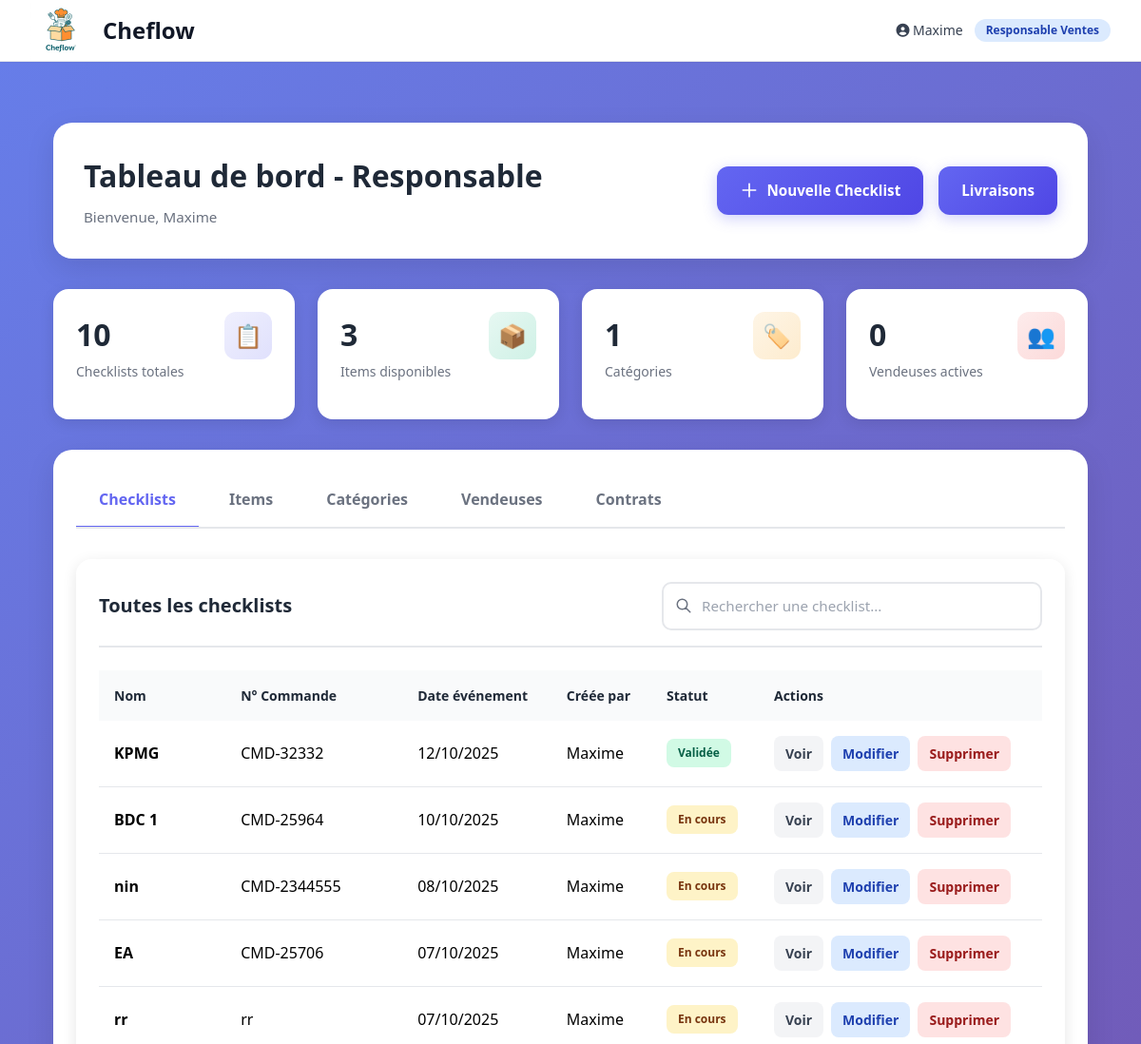
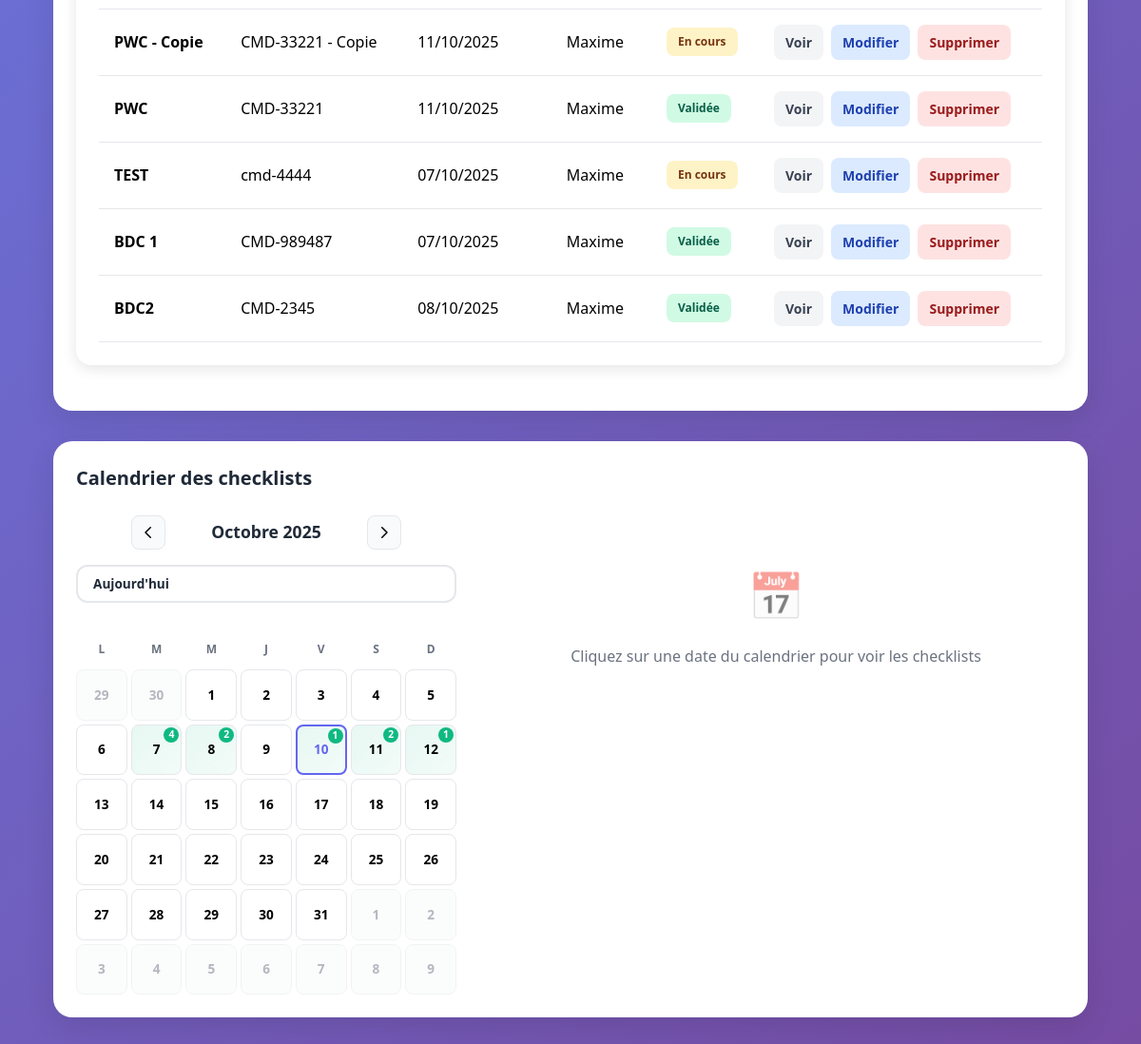
The app's page /ventes/dashboard-responsable/ (signed in) with its own data (2 pictures, top to bottom).
### users/models.py (models this page shows, shortened)
class CustomUser(AbstractUser):
    ROLE_CHOICES = [
        ('livreur', 'Livreur'),
        ('resp_livraison', 'Responsable Livraison'),
        ('vendeur', 'Vendeur/Vendeuse'),
        ('resp_ventes', 'Responsable Ventes'),
        ('cuisinier', 'Cuisinier'),
        ('resp_dept_cuisine', 'Responsable Département Cuisine'),
        ('chef_cuisine', 'Chef Cuisine'),
        ('chef_commande', 'Chef Commande'),
        ('maitre_hotel', 'Maître d\'Hôtel'),
        ('comptable', 'Comptable'),
        ('verificateur_checklist', 'Vérificateur Checklist'),
        ('admin', 'Administrateur'),
    ]
    role = models.CharField(max_length=30, choices=ROLE_CHOICES)
    telephone = models.CharField(max_length=20, blank=True)
    photo = models.ImageField(upload_to='users/', blank=True, null=True)
    departement_cuisine = models.CharField(max_length=50, blank=True)
    class Meta:
        verbose_name = 'Utilisateur'
        verbose_name_plural = 'Utilisateurs'

### ventes/models.py (models this page shows, shortened)
class Checklist(models.Model):
    STATUS_CHOICES = [
        ('brouillon', 'Brouillon'),
        ('en_attente', 'En attente de vérification'),
        ('en_cours', 'En cours de vérification'),
        ('validee', 'Validée'),
        ('incomplete', 'Incomplète'),
    ]
    id = models.UUIDField(primary_key=True, default=uuid.uuid4, editable=False)
    nom = models.CharField(max_length=200)
    numero_commande = models.CharField(max_length=20, unique=True, help_text="Pour lier à une livraison")
    livraison = models.ForeignKey('livraison.Livraison', on_delete=models.SET_NULL, null=True, blank=True, related_name='checklists')
    creee_par = models.ForeignKey(settings.AUTH_USER_MODEL, on_delete=models.SET_NULL, null=True, related_name='checklists_creees')
    verificateur = models.ForeignKey(settings.AUTH_USER_MODEL, on_delete=models.SET_NULL, null=True, blank=True, related_name='checklists_verifiees')
    date_evenement = models.DateField()
    date_creation = models.DateTimeField(default=timezone.now)
    date_modification = models.DateTimeField(auto_now=True)
    date_verification = models.DateTimeField(null=True, blank=True)
    status = models.CharField(max_length=20, choices=STATUS_CHOICES, default='en_cours')
    notes = models.TextField(blank=True)
    notes_verificateur = models.TextField(blank=True)
    class Meta:
        ordering = ['-date_evenement', '-date_creation']
        verbose_name = 'Checklist'
        verbose_name_plural = 'Checklists'

### ventes/views.py (the view)
# urls.py: path('dashboard-responsable/', views.dashboard_responsable, name='dashboard_responsable'),
@login_required
def dashboard_responsable(request):
    if request.user.role != 'resp_ventes':
        messages.error(request, "Accès réservé aux responsables ventes")
        return redirect('ventes:dashboard_vendeuse')
    checklists = Checklist.objects.select_related(
        'creee_par'
    ).order_by('-date_creation')[:50]
    objets = ObjetChecklist.objects.select_related(
        'categorie'
    ).order_by('categorie__ordre', 'ordre', 'nom')
    categories = CategorieObjet.objects.annotate(
        objets_count=Count('objets')
    ).order_by('ordre', 'nom')
    vendeuses = User.objects.filter(
        role='vendeur'
    ).annotate(
        checklists_count=Count('checklists_creees')
    ).order_by('first_name', 'last_name')
    contrats = Contrat.objects.select_related(
        'maitre_hotel', 'cree_par'
    ).order_by('-date_evenement')
    checklists_by_date = defaultdict(list)
    all_checklists = Checklist.objects.select_related('creee_par').all()
    for checklist in all_checklists:
        date_str = checklist.date_evenement.strftime('%Y-%m-%d')
        checklists_by_date[date_str].append(checklist)
    stats = {
        'total_checklists': Checklist.objects.count(),
        'total_objets': ObjetChecklist.objects.filter(actif=True).count(),
        'total_categories': CategorieObjet.objects.filter(actif=True).count(),
        'total_vendeuses': User.objects.filter(role='vendeur', is_active=True).count(),
    }
    context = {
        'checklists': checklists,
        'objets': objets,
        'categories': categories,
        'vendeuses': vendeuses,
        'contrats': contrats,
        'stats': stats,
        'checklists_by_date': dict(checklists_by_date),
        'today': date.today().strftime('%Y-%m-%d'),
    }
    return render(request, 'ventes/responsable/dashboard_responsable.html', context)

### hotel/models.py (called while the page is built)
    def est_complet(self):
        return self.livraison is not None and self.checklist is not None

### templates/ventes/responsable/dashboard_responsable.html (shortened to what this page needs)
{% extends 'base/base.html' %}
{% load static %}
{% block content %}
<div class="dashboard-container">
    <div class="header-section">
        <div class="header-content">
            <div class="header-title">
                <h1>Tableau de bord - Responsable</h1>
                <p class="header-subtitle">Bienvenue, {{ user.get_full_name|default:user.username }}</p>
            </div>
            <div class="header-actions">
                <a href="{% url 'ventes:checklist_create' %}" class="btn btn-primary">
                    <svg width="20" height="20" fill="none" stroke="currentColor" viewBox="0 0 24 24">
                        <path stroke-linecap="round" stroke-linejoin="round" stroke-width="2" d="M12 4v16m8-8H4"/>
                    </svg>
                    Nouvelle Checklist
                </a>
                <a href="{% url 'livraison:liste_livraisons' %}" class="btn btn-primary">
                        <path stroke-linecap="round" stroke-linejoin="round" stroke-width="2" d="M12 4v16m8-8H4"/>
                    Livraisons
                </a>
            </div>
        </div>
    </div>
    <div class="stats-grid">
        <div class="stat-card">
            <div class="stat-header">
                <div>
                    <div class="stat-value">{{ stats.total_checklists }}</div>
                    <div class="stat-label">Checklists totales</div>
                </div>
                <div class="stat-icon primary">📋</div>
            </div>
        </div>
        <div class="stat-card">
            <div class="stat-header">
                <div>
                    <div class="stat-value">{{ stats.total_objets }}</div>
                    <div class="stat-label">Items disponibles</div>
                </div>
                <div class="stat-icon success">📦</div>
            </div>
        </div>
        <div class="stat-card">
            <div class="stat-header">
                <div>
                    <div class="stat-value">{{ stats.total_categories }}</div>
                    <div class="stat-label">Catégories</div>
                </div>
                <div class="stat-icon warning">🏷️</div>
            </div>
        </div>
        <div class="stat-card">
            <div class="stat-header">
                <div>
                    <div class="stat-value">{{ stats.total_vendeuses }}</div>
                    <div class="stat-label">Vendeuses actives</div>
                </div>
                <div class="stat-icon danger">👥</div>
            </div>
        </div>
    </div>
    <div class="tabs-container">
        <div class="tabs">
            <button class="tab active" onclick="switchTab('checklists')">Checklists</button>
            <button class="tab" onclick="switchTab('objets')">Items</button>
            <button class="tab" onclick="switchTab('categories')">Catégories</button>
            <button class="tab" onclick="switchTab('vendeuses')">Vendeuses</button>
            <button class="tab" onclick="switchTab('contrats')">Contrats</button>
        </div>
        <div id="checklists-content" class="tab-content active">
            <div class="content-section">
                <div class="section-header">
                    <h2 class="section-title">Toutes les checklists</h2>
                    <div class="search-bar">
                        <input type="text" class="search-input" placeholder="Rechercher une checklist..." id="searchChecklists">
                    </div>
                </div>
                {% if checklists %}
                <table class="data-table">
                    <thead>
                        <tr>
                            <th>Nom</th>
                            <th>N° Commande</th>
                            <th>Date événement</th>
                            <th>Créée par</th>
                            <th>Statut</th>
                            <th>Actions</th>
                        </tr>
                    </thead>
                    <tbody id="checklistsTable">
                        {% for checklist in checklists %}
                        <tr>
                            <td><strong>{{ checklist.nom }}</strong></td>
                            <td>{{ checklist.numero_commande }}</td>
                            <td>{{ checklist.date_evenement|date:"d/m/Y" }}</td>
                            <td>{{ checklist.creee_par.get_full_name|default:checklist.creee_par.username }}</td>
                            <td>
                                {% if checklist.status == 'validee' %}
                                <span class="badge badge-success">Validée</span>
                                {% elif checklist.status == 'en_cours' %}
                                <span class="badge badge-warning">En cours</span>
                                {% elif checklist.status == 'brouillon' %}
                                <span class="badge badge-primary">Brouillon</span>
                                {% else %}
                                <span class="badge badge-danger">Incomplète</span>
                                {% endif %}
                            </td>
                            <td>
                                <div class="action-buttons">
                                    <a href="{% url 'ventes:checklist_detail' checklist.pk %}" class="btn btn-view btn-sm">Voir</a>
                                    <a href="{% url 'ventes:checklist_edit' checklist.pk %}" class="btn btn-edit btn-sm">Modifier</a>
                                    <a href="{% url 'ventes:checklist_delete' checklist.pk %}" class="btn btn-delete btn-sm">Supprimer</a>
                                </div>
                            </td>
                        </tr>
                        {% endfor %}
                    </tbody>
                </table>
                {% else %}
                <div class="empty-state">
                    <div class="empty-state-icon">📋</div>
                    <p>Aucune checklist pour le moment</p>
                </div>
                {% endif %}
            </div>
        </div>
    </div>
    <div class="tabs-container" style="margin-top: 2rem;">
        <h2 class="section-title" style="margin-bottom: 1.5rem;">Calendrier des checklists</h2>
        <div style="display: grid; grid-template-columns: 400px 1fr; gap: 2rem; align-items: start;">
            <div>
                <div class="calendar-header" style="margin-bottom: 1rem; padding-bottom: 1rem;">
                    <div class="calendar-nav">
                        <button id="prevMonth" style="width: 36px; height: 36px;">
                            <svg width="18" height="18" fill="none" stroke="currentColor" viewBox="0 0 24 24">
                                <path stroke-linecap="round" stroke-linejoin="round" stroke-width="2" d="M15 19l-7-7 7-7"/>
                            </svg>
                        </button>
                        <div class="calendar-month-year" id="monthYear" style="font-size: 1.1rem; min-width: 180px;"></div>
                        <button id="nextMonth" style="width: 36px; height: 36px;">
                            <svg width="18" height="18" fill="none" stroke="currentColor" viewBox="0 0 24 24">
                                <path stroke-linecap="round" stroke-linejoin="round" stroke-width="2" d="M9 5l7 7-7 7"/>
                            </svg>
                        </button>
                    </div>
                    <button class="btn btn-secondary" id="todayBtn" style="padding: 0.5rem 1rem; font-size: 0.85rem; margin-top: 0.5rem; width: 100%;">Aujourd'hui</button>
                </div>
                <div class="calendar-grid-compact" id="calendar">
                    <div class="calendar-day-header-compact">L</div>
                    <div class="calendar-day-header-compact">M</div>
                    <div class="calendar-day-header-compact">M</div>
                    <div class="calendar-day-header-compact">J</div>
                    <div class="calendar-day-header-compact">V</div>
                    <div class="calendar-day-header-compact">S</div>
                    <div class="calendar-day-header-compact">D</div>
                </div>
            </div>
            <div id="noDateSelected" style="text-align: center; padding: 3rem; color: var(--text-light);">
                <div style="font-size: 3rem; margin-bottom: 1rem; opacity: 0.5;">📅</div>
                <p>Cliquez sur une date du calendrier pour voir les checklists</p>
            </div>
        </div>
    </div>
</div>
{% endblock %}

### templates/base/base.html (shortened to what this page needs)
{% load static %}
<!DOCTYPE html>
<html lang="fr">
<head>
    <script src="https://cdn.tailwindcss.com"></script>
   <link rel="stylesheet" href="https://cdnjs.cloudflare.com/ajax/libs/font-awesome/6.4.0/css/all.min.css">
    <link rel="stylesheet" href="https://cdnjs.cloudflare.com/ajax/libs/font-awesome/6.4.0/css/all.min.css">
</head>
<body class="bg-gray-50">
    <nav class="bg-white shadow-sm border-b border-gray-200" x-data="{ mobileMenuOpen: false }">
        <div class="max-w-7xl mx-auto px-4 sm:px-6 lg:px-8">
            <div class="flex justify-between h-16">
                <div class="flex items-center">
                    <h1 class="text-xl sm:text-2xl font-bold text-gray-900 flex items-center gap-2 sm:gap-3">
                        <img src="{% static 'images/logo.jpeg' %}"
                             alt="Cheflow Logo"
                             class="h-12 sm:h-16 w-auto">
                        <span class="hidden sm:inline">Cheflow</span>
                    </h1>
                </div>
                <div class="hidden md:flex items-center space-x-4">
                    {% if user.is_authenticated %}
                        <div class="flex items-center space-x-3">
                            <span class="text-sm text-gray-700">
                                <i class="fas fa-user-circle"></i>
                                {{ user.get_full_name|default:user.username }}
                            </span>
                            <span class="px-3 py-1 text-xs font-semibold rounded-full bg-blue-100 text-blue-800">
                                {{ user.get_role_display }}
                            </span>
                        </div>
                    {% endif %}
                </div>
            </div>
        </div>
    </nav>
    <main class="max-w-7xl mx-auto px-4 sm:px-6 lg:px-8 py-8">
        {% block content %}{% endblock %}
    </main>
</body>
</html>

### records on screen
CustomUser: get_full_name "Maxime", role "Responsable Ventes"
Checklist: nom "KPMG", numero_commande "CMD-32332", date_evenement "12/10/2025", creee_par.get_full_name "Maxime", status "Validée"
Checklist: nom "BDC 1", numero_commande "CMD-25964", date_evenement "10/10/2025", creee_par.get_full_name "Maxime", status "En cours"
Checklist: nom "nin", numero_commande "CMD-2344555", date_evenement "08/10/2025", creee_par.get_full_name "Maxime", status "En cours"
Checklist: nom "EA", numero_commande "CMD-25706", date_evenement "07/10/2025", creee_par.get_full_name "Maxime", status "En cours"
Checklist: nom "rr", numero_commande "rr", date_evenement "07/10/2025", creee_par.get_full_name "Maxime", status "En cours"
Checklist: nom "PWC - Copie", numero_commande "CMD-33221 - Copie", date_evenement "11/10/2025", creee_par.get_full_name "Maxime", status "En cours"
Checklist: nom "PWC", numero_commande "CMD-33221", date_evenement "11/10/2025", creee_par.get_full_name "Maxime", status "Validée"
Checklist: nom "TEST", numero_commande "cmd-4444", date_evenement "07/10/2025", creee_par.get_full_name "Maxime", status "En cours"
Checklist: nom "BDC 1", numero_commande "CMD-989487", date_evenement "07/10/2025", creee_par.get_full_name "Maxime", status "Validée"
Checklist: nom "BDC2", numero_commande "CMD-2345", date_evenement "08/10/2025", creee_par.get_full_name "Maxime", status "Validée"

### other values on screen
{{ stats.total_checklists }} "10"
{{ stats.total_objets }} "3"
{{ stats.total_categories }} "1"
{{ stats.total_vendeuses }} "0"
